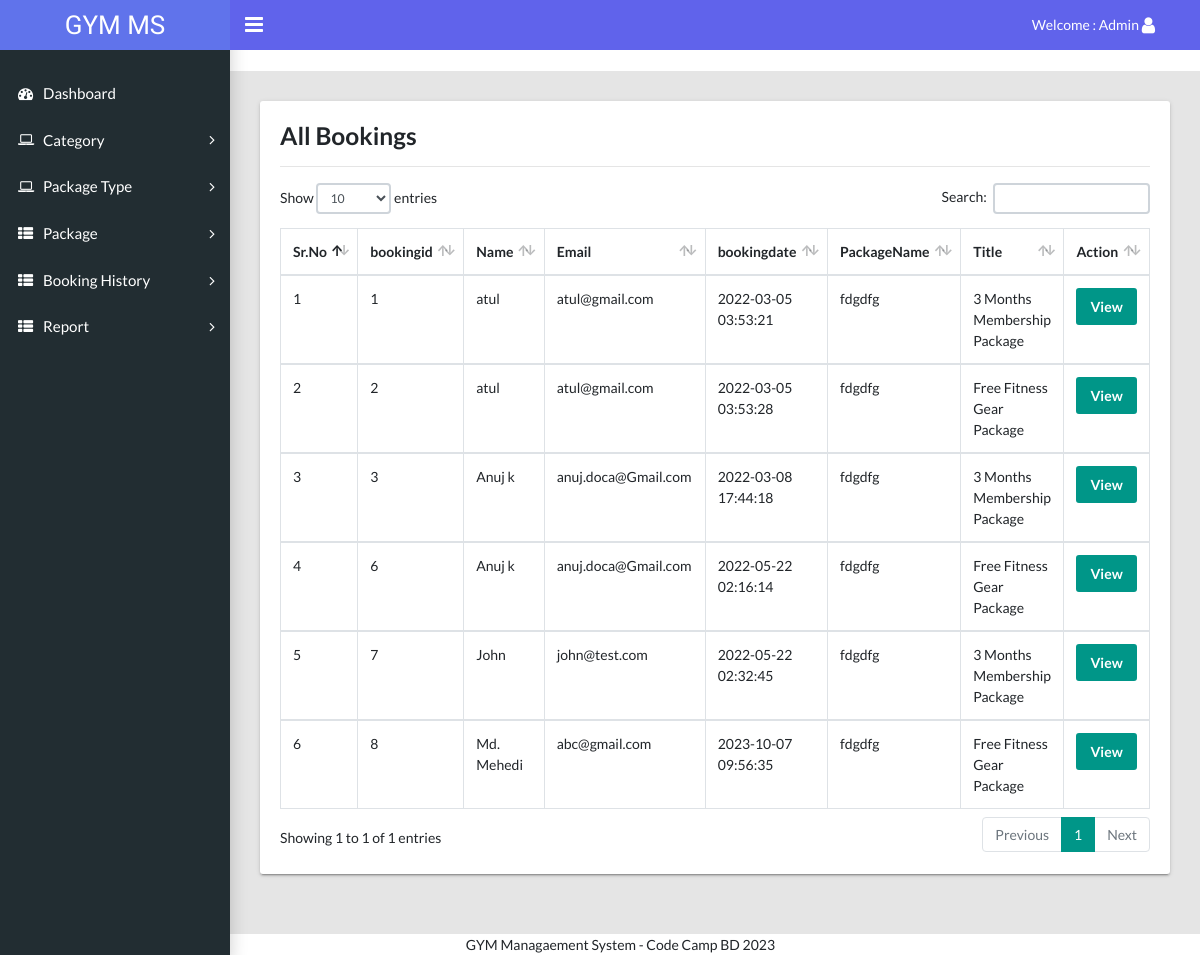
Page /admin/booking-history.php (signed in) on the committed database.
### tables this page shows
CREATE TABLE `tblbooking` (
  `id` int(11) NOT NULL,
  `package_id` varchar(45) DEFAULT NULL,
  `userid` varchar(45) DEFAULT NULL,
  `booking_date` timestamp NULL DEFAULT current_timestamp(),
  `payment` varchar(45) DEFAULT NULL,
  `paymentType` varchar(45) DEFAULT NULL
);

CREATE TABLE `tbluser` (
  `id` int(11) NOT NULL,
  `fname` varchar(45) DEFAULT NULL,
  `lname` varchar(45) DEFAULT NULL,
  `email` varchar(45) DEFAULT NULL,
  `mobile` varchar(45) DEFAULT NULL,
  `password` varchar(100) DEFAULT NULL,
  `state` varchar(45) DEFAULT NULL,
  `city` varchar(45) DEFAULT NULL,
  `address` varchar(200) DEFAULT NULL,
  `create_date` timestamp NULL DEFAULT current_timestamp()
);

CREATE TABLE `tblpackage` (
  `id` int(11) NOT NULL,
  `cate_id` varchar(45) DEFAULT NULL,
  `PackageName` varchar(45) DEFAULT NULL
);

CREATE TABLE `tbladdpackage` (
  `id` int(11) NOT NULL,
  `category` varchar(45) DEFAULT NULL,
  `titlename` varchar(450) DEFAULT NULL,
  `PackageType` varchar(45) DEFAULT NULL,
  `PackageDuratiobn` varchar(45) DEFAULT NULL,
  `Price` varchar(45) DEFAULT NULL,
  `uploadphoto` varchar(450) DEFAULT NULL,
  `Description` varchar(450) DEFAULT NULL,
  `create_date` timestamp NULL DEFAULT current_timestamp()
);

### admin/booking-history.php (the view, shortened to what this page needs)
<?php session_start();
include  'include/config.php';
if (strlen($_SESSION['adminid']==0)) {
  header('location:logout.php');
  } else{
?>
<!DOCTYPE html>
<html lang="en">
  <head>
    <link rel="stylesheet" type="text/css" href="css/main.css">
    <link rel="stylesheet" type="text/css" href="https://maxcdn.bootstrapcdn.com/font-awesome/4.7.0/css/font-awesome.min.css">
  </head>
  <body class="app sidebar-mini rtl">
   <?php include 'include/header.php'; ?>
    <?php include 'include/sidebar.php'; ?>
    <marquee onMouseOver="this.stop()" style="color: #e92f33;" onMouseOut="this.start()"></marquee>
    <main class="app-content">
       <div class="row">
        <div class="col-md-12">
          <div class="tile">
            <div class="tile-body">
              <h3>All Bookings</h3>
              <hr />
              <table class="table table-hover table-bordered" id="sampleTable">
                <thead>
                  <tr>
                    <th>Sr.No</th>
        <th>bookingid</th>
        <th>Name</th>
        <th>Email</th>
        <th>bookingdate</th>
                <th>PackageName</th>
        <th>Title</th>
        <th>Action</th>
                  </tr>
                </thead>
               <?php
                  $sql="SELECT t1.id as bookingid,t3.fname as Name, t3.email as email,t1.booking_date as bookingdate,t2.titlename as title,t2.PackageDuratiobn as PackageDuratiobn,
t2.Price as Price,t2.Description as Description,t4.category_name as category_name,t5.PackageName as PackageName FROM tblbooking as t1
 join tbladdpackage as t2
on t1.package_id =t2.id
join tbluser as t3
on t1.userid=t3.id
join tblcategory as t4
on t2.category=t4.id
join tblpackage as t5
on t2.PackageType=t5.id";
                  $query= $dbh->prepare($sql);
                  $query-> execute();
                  $results = $query -> fetchAll(PDO::FETCH_OBJ);
                  $cnt=1;
                  if($query -> rowCount() > 0)
                  {
                  foreach($results as $result)
                  {
                  ?>
                <tbody>
                  <tr>
                    <td><?php echo($cnt);?></td>
                    <td ><?php echo htmlentities($result->bookingid);?></td>
                    <td><?php echo htmlentities($result->Name);?></td>
                    <td><?php echo htmlentities($result->email);?></td>
                    <td><?php echo htmlentities($result->bookingdate);?></td>
                      <td><?php echo htmlentities($result->PackageName);?></td>
                    <td ><?php echo htmlentities($result->title);?></td>
                     <td>
                      <a href="booking-history-details.php?bookingid=<?php echo htmlentities($result->bookingid);?>"><button class="btn btn-primary" type="button">View</button></a>
                     </td>
                  </tr>
                    <?php  $cnt=$cnt+1; } } ?>
                </tbody>
              </table>
            </div>
          </div>
        </div>
      </div>
    </main>
    <?php include_once 'include/footer.php' ?>
  </body>
</html>
<?php } ?>

### rows in the picture
tblbooking: id "1", userid.fname "atul", userid.email "atul@gmail.com", booking_date "2022-03-05 03:53:21", tblpackage.PackageName "fdgdfg", tbladdpackage.titlename "3 Months Membership Package"
tblbooking: id "2", userid.fname "atul", userid.email "atul@gmail.com", booking_date "2022-03-05 03:53:28", package.PackageName "fdgdfg", tbladdpackage.titlename "Free Fitness Gear Package"
tblbooking: id "3", userid.fname "Anuj k", userid.email "anuj.doca@Gmail.com", booking_date "2022-03-08 17:44:18", tblpackage.PackageName "fdgdfg", tbladdpackage.titlename "3 Months Membership Package"
tblbooking: id "6", userid.fname "Anuj k", userid.email "anuj.doca@Gmail.com", booking_date "2022-05-22 02:16:14", package.PackageName "fdgdfg", tbladdpackage.titlename "Free Fitness Gear Package"
tblbooking: id "7", userid.fname "John", userid.email "john@test.com", booking_date "2022-05-22 02:32:45", tblpackage.PackageName "fdgdfg", tbladdpackage.titlename "3 Months Membership Package"
tblbooking: id "8", userid.fname "Md. Mehedi", userid.email "abc@gmail.com", booking_date "2023-10-07 09:56:35", package.PackageName "fdgdfg", tbladdpackage.titlename "Free Fitness Gear Package"
